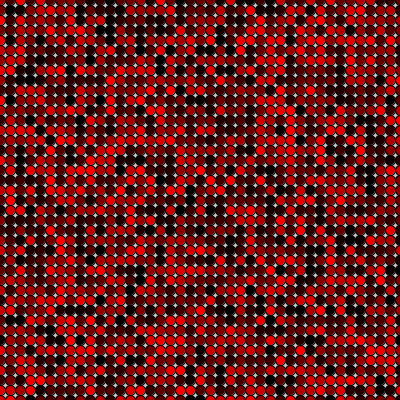
Frame 1 (no input)
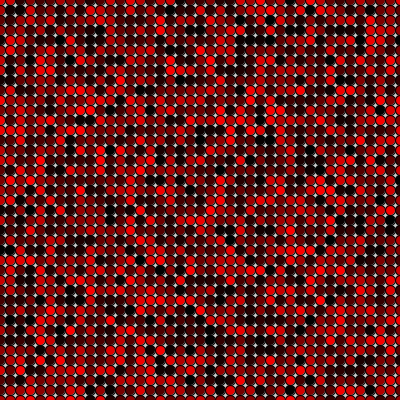
Frame 60 (the mouse pressed at the canvas centre just before this capture)
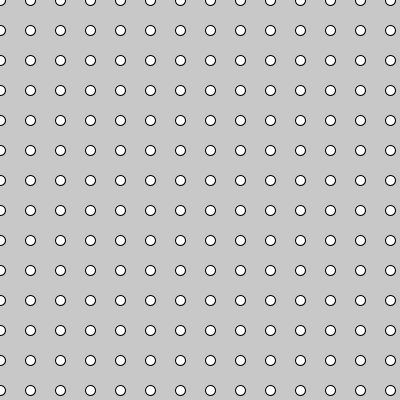
Frame 120 (the mouse held since frame 60 and released just before this capture)

The Processing sketch that drew these frames (run headless with seeded random() and noise(); from frame 60 on, the mouse is pressed at the canvas centre):

// Processing sketch: processing_74547
// ── processing_74547.pde

void setup(){
  size(400, 400);
}

void draw(){
  background(200);
  if(mousePressed){
    for(int y = 0; y <= height; y = y + 30){
      for(int x = 0; x <= width; x = x + 30){
        fill(255);
        ellipse(x, y, 10, 10);
      }
    }
  }else{
    for(int y = 0; y <= height; y = y + 10){
    for(int x = 0; x <= width; x = x + 10){
      fill(random(255),0,0);
      ellipse(x, y, 10, 10);
    }
  }
    
  }
}
